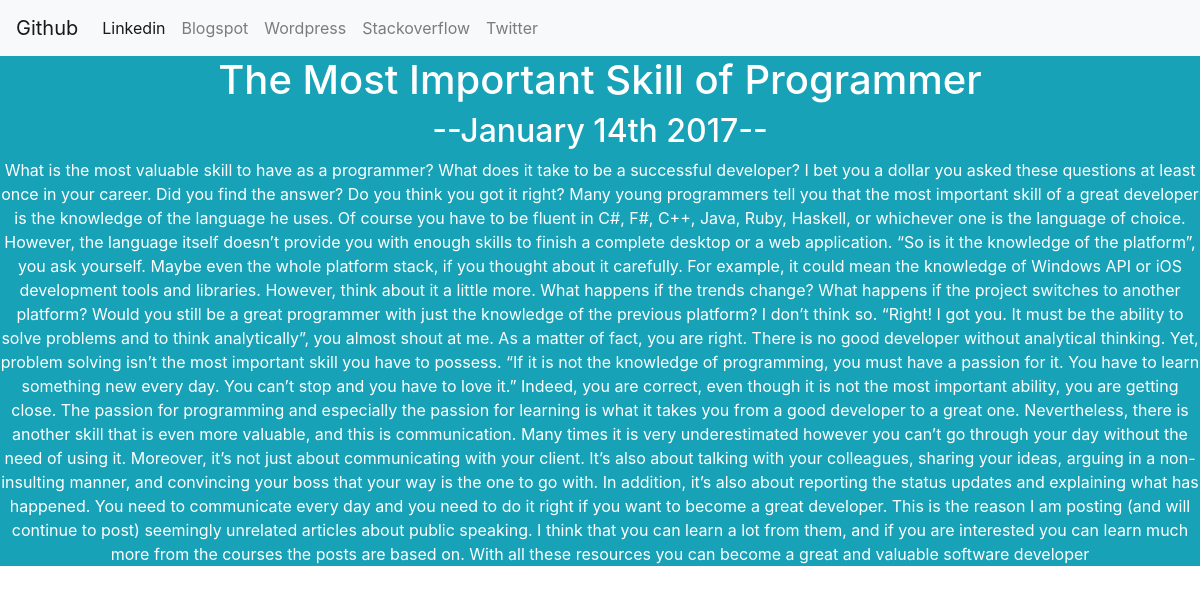
The app's page /blog/6 with its own data.
### blog/models.py (models this page shows, shortened)
class Blog(models.Model):
    title = models.CharField(max_length = 200)
    description = models.TextField()
    date = models.DateField()

### blog/views.py (the view)
# urls.py: path('<int:blog_id>',views.detail, name='detail'),
def detail(request, blog_id):
    blog = get_object_or_404(Blog, pk=blog_id)
    return render(request, 'blog/detail.html',{'blog':blog})

### blog/templates/blog/detail.html
{% extends 'generator/base.html' %}
{% block content%}
<div class="bg-info text-white text-center">
<h1 class=""text-center"">{{blog.title}}</h1>
<h2>--{{blog.date|date:'F jS Y'}}--</h2>
{{blog.description|safe}}
</div>
{% endblock %}

### records on screen
Blog: title "The Most Important Skill of Programmer", date "January 14th 2017", description "What is the most valuable skill to have as a programmer? What does it take to be a successful developer? I bet you a dollar you asked these questions at least once in your career. Did you find the answer? Do you think you got it right? Many young programmers tell you that the most important skill of a great developer is the knowledge of the language he uses. Of course you have to be fluent in C#, F#, C++, Java, Ruby, Haskell, or whichever one is the language of choice. However, the language itself doesn’t provide you with enough skills to finish a complete desktop or a web application. “So is it the knowledge of the platform”, you ask yourself. Maybe even the whole platform stack, if you…"
